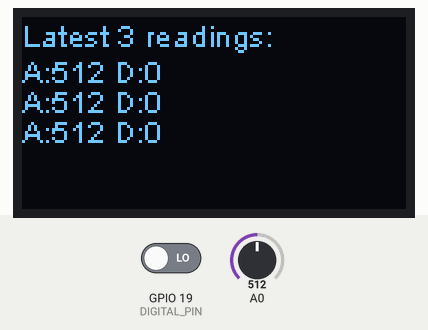
Simulated run of this sketch. Board: ESP8266 (NodeMCU). On the bench: 128×64 one-colour display. The test bench sets the inputs (shaded band); at power-on: A0 = 512, GPIO 19 (DIGITAL_PIN) LOW.

Above: at 1.2 s.
1.3 s: A0 set to 716
At 2.7 s:
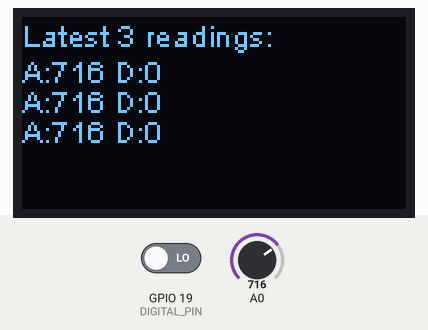
3.0 s: GPIO 19 (DIGITAL_PIN) driven HIGH
At 4.4 s:
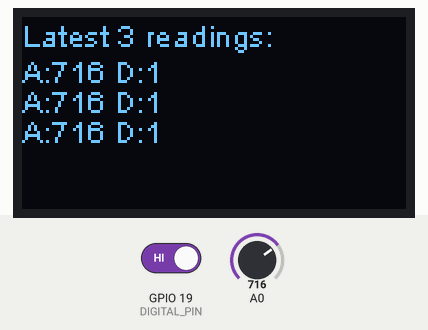
4.7 s: A0 set to 900
At 6.1 s:
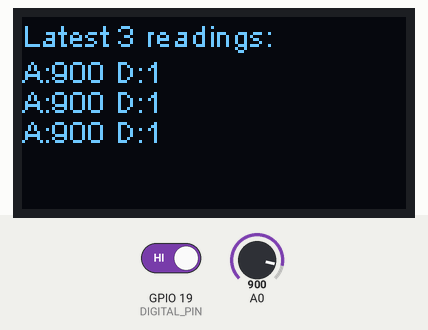
6.4 s: GPIO 19 (DIGITAL_PIN) driven LOW
At 7.8 s:
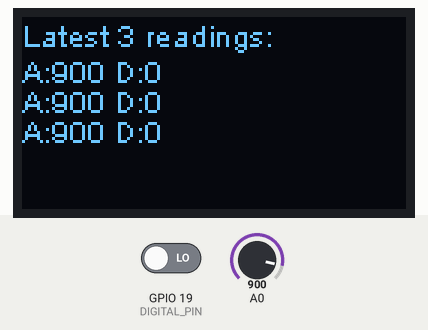
8.1 s: A0 set to 1023
At 10.0 s:
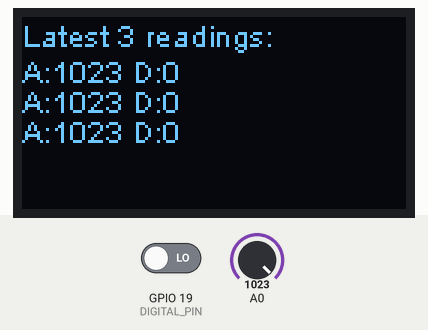
Timing chart, 0 to 10.8 s (numbered marks = the images above; inputs shaded):
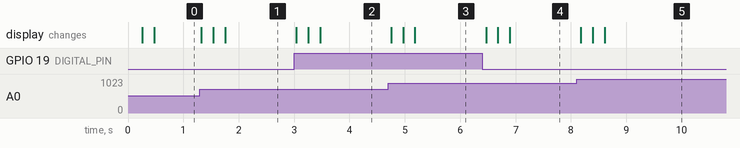

The sketch:

sound_test.ino
```cpp
#include <Wire.h>
#include "SSD1306Wire.h"

// KY-037 pins
#define ANALOG_PIN 35  // AO → ADC-capable pin
#define DIGITAL_PIN 19 // DO → digital pin

// OLED setup
SSD1306Wire display(0x3C, 4, 5); // SDA, SCL

// Store last 3 readings
const int MAX_POINTS = 3;
int analogValues[MAX_POINTS] = {0};
int digitalValues[MAX_POINTS] = {0};

void setup() {
  Serial.begin(115200);

  // Initialize OLED
  display.init();
  display.clear();
  display.drawString(0, 0, "KY-037 Sound Display");
  display.display();

  // KY-037 pins
  pinMode(ANALOG_PIN, INPUT);
  pinMode(DIGITAL_PIN, INPUT);
}

void loop() {
  // Read sensor
  int analogValue = analogRead(ANALOG_PIN);
  int digitalValue = digitalRead(DIGITAL_PIN);

  // Shift older readings down
  for (int i = MAX_POINTS - 1; i > 0; i--) {
    analogValues[i] = analogValues[i - 1];
    digitalValues[i] = digitalValues[i - 1];
  }

  // Insert latest at the top
  analogValues[0] = analogValue;
  digitalValues[0] = digitalValue;

  // Draw OLED
  display.clear();
  display.drawString(0, 0, "Latest 3 readings:");
  for (int i = 0; i < MAX_POINTS; i++) {
    int y = 12 + i * 10; // 10px spacing
    String line = "A:" + String(analogValues[i]) + " D:" + String(digitalValues[i]);
    display.drawString(0, y, line);
  }

  display.display();
  delay(200);
}
```

Measured:
- after the input at 1.3 s, the display: first changes at once (image 1 shows a later state)
- after the input at 3.0 s, the display: first changes at once (image 2 shows a later state)
- after the input at 4.7 s, the display: first changes after 0.05 s (image 3 shows a later state)
- after the input at 6.4 s, the display: first changes after 0.07 s (image 4 shows a later state)
- after the input at 8.1 s, the display: first changes after 0.08 s (image 5 shows a later state)
